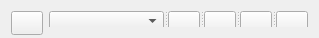
<?xml version="1.0" encoding="UTF-8"?>
<ui version="4.0">
 <class>DataValidationTool</class>
 <widget class="QWidget" name="DataValidationTool">
  <property name="geometry">
   <rect>
    <x>0</x>
    <y>0</y>
    <width>319</width>
    <height>38</height>
   </rect>
  </property>
  <property name="minimumSize">
   <size>
    <width>0</width>
    <height>20</height>
   </size>
  </property>
  <property name="maximumSize">
   <size>
    <width>468</width>
    <height>50</height>
   </size>
  </property>
  <property name="windowTitle">
   <string>Form</string>
  </property>
  <layout class="QGridLayout" name="gridLayout">
   <item row="0" column="0">
    <widget class="QPushButton" name="validationPushButton">
     <property name="sizePolicy">
      <sizepolicy hsizetype="Minimum" vsizetype="Minimum">
       <horstretch>0</horstretch>
       <verstretch>0</verstretch>
      </sizepolicy>
     </property>
     <property name="minimumSize">
      <size>
       <width>24</width>
       <height>24</height>
      </size>
     </property>
     <property name="maximumSize">
      <size>
       <width>32</width>
       <height>24</height>
      </size>
     </property>
     <property name="toolTip">
      <string>Validation Toolbar</string>
     </property>
     <property name="text">
      <string/>
     </property>
     <property name="icon">
      <iconset resource="../../../../resources.qrc">
       <normaloff>:/plugins/DsgTools/icons/validationtools.png</normaloff>:/plugins/DsgTools/icons/validationtools.png</iconset>
     </property>
     <property name="iconSize">
      <size>
       <width>16</width>
       <height>16</height>
      </size>
     </property>
     <property name="checkable">
      <bool>true</bool>
     </property>
    </widget>
   </item>
   <item row="0" column="1">
    <widget class="QSplitter" name="splitter">
     <property name="orientation">
      <enum>Qt::Horizontal</enum>
     </property>
     <widget class="QComboBox" name="modelComboBox">
      <property name="sizePolicy">
       <sizepolicy hsizetype="Minimum" vsizetype="Minimum">
        <horstretch>0</horstretch>
        <verstretch>0</verstretch>
       </sizepolicy>
      </property>
      <property name="minimumSize">
       <size>
        <width>48</width>
        <height>20</height>
       </size>
      </property>
      <property name="maximumSize">
       <size>
        <width>16777215</width>
        <height>24</height>
       </size>
      </property>
     </widget>
     <widget class="QPushButton" name="updatePushButton">
      <property name="sizePolicy">
       <sizepolicy hsizetype="Minimum" vsizetype="Minimum">
        <horstretch>0</horstretch>
        <verstretch>0</verstretch>
       </sizepolicy>
      </property>
      <property name="minimumSize">
       <size>
        <width>24</width>
        <height>24</height>
       </size>
      </property>
      <property name="maximumSize">
       <size>
        <width>32</width>
        <height>24</height>
       </size>
      </property>
      <property name="toolTip">
       <string>Refresh model list.</string>
      </property>
      <property name="text">
       <string/>
      </property>
      <property name="icon">
       <iconset resource="../../../../resources.qrc">
        <normaloff>:/plugins/DsgTools/icons/reload.png</normaloff>:/plugins/DsgTools/icons/reload.png</iconset>
      </property>
      <property name="iconSize">
       <size>
        <width>20</width>
        <height>20</height>
       </size>
      </property>
      <property name="checkable">
       <bool>false</bool>
      </property>
     </widget>
     <widget class="QPushButton" name="addModelPushButton">
      <property name="sizePolicy">
       <sizepolicy hsizetype="Minimum" vsizetype="Minimum">
        <horstretch>0</horstretch>
        <verstretch>0</verstretch>
       </sizepolicy>
      </property>
      <property name="minimumSize">
       <size>
        <width>24</width>
        <height>24</height>
       </size>
      </property>
      <property name="maximumSize">
       <size>
        <width>32</width>
        <height>24</height>
       </size>
      </property>
      <property name="toolTip">
       <string>Add a model  to default path.</string>
      </property>
      <property name="text">
       <string/>
      </property>
      <property name="icon">
       <iconset resource="../../../../resources.qrc">
        <normaloff>:/plugins/DsgTools/icons/plus.png</normaloff>:/plugins/DsgTools/icons/plus.png</iconset>
      </property>
      <property name="iconSize">
       <size>
        <width>16</width>
        <height>16</height>
       </size>
      </property>
      <property name="checkable">
       <bool>false</bool>
      </property>
     </widget>
     <widget class="QPushButton" name="removeModelPushButton">
      <property name="sizePolicy">
       <sizepolicy hsizetype="Minimum" vsizetype="Minimum">
        <horstretch>0</horstretch>
        <verstretch>0</verstretch>
       </sizepolicy>
      </property>
      <property name="minimumSize">
       <size>
        <width>24</width>
        <height>24</height>
       </size>
      </property>
      <property name="maximumSize">
       <size>
        <width>32</width>
        <height>24</height>
       </size>
      </property>
      <property name="toolTip">
       <string>Remove current model from default path (caution: it DELETES the file).</string>
      </property>
      <property name="text">
       <string/>
      </property>
      <property name="icon">
       <iconset resource="../../../../resources.qrc">
        <normaloff>:/plugins/DsgTools/icons/remove.png</normaloff>:/plugins/DsgTools/icons/remove.png</iconset>
      </property>
      <property name="iconSize">
       <size>
        <width>16</width>
        <height>16</height>
       </size>
      </property>
      <property name="checkable">
       <bool>false</bool>
      </property>
     </widget>
     <widget class="QPushButton" name="runModelPushButton">
      <property name="sizePolicy">
       <sizepolicy hsizetype="Minimum" vsizetype="Minimum">
        <horstretch>0</horstretch>
        <verstretch>0</verstretch>
       </sizepolicy>
      </property>
      <property name="minimumSize">
       <size>
        <width>24</width>
        <height>24</height>
       </size>
      </property>
      <property name="maximumSize">
       <size>
        <width>32</width>
        <height>24</height>
       </size>
      </property>
      <property name="toolTip">
       <string>Run current model.</string>
      </property>
      <property name="text">
       <string/>
      </property>
      <property name="icon">
       <iconset resource="../../../../resources.qrc">
        <normaloff>:/plugins/DsgTools/icons/runModel.png</normaloff>:/plugins/DsgTools/icons/runModel.png</iconset>
      </property>
      <property name="iconSize">
       <size>
        <width>16</width>
        <height>16</height>
       </size>
      </property>
      <property name="checkable">
       <bool>false</bool>
      </property>
     </widget>
    </widget>
   </item>
  </layout>
 </widget>
 <resources>
  <include location="../../../../resources.qrc"/>
 </resources>
 <connections/>
</ui>
